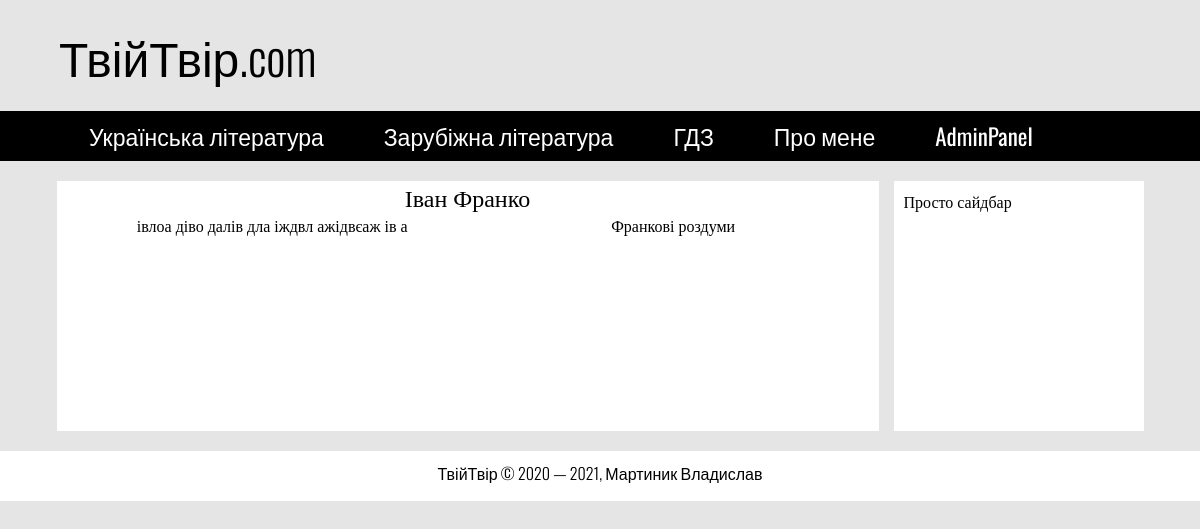
The page /authors/9 on the database its author committed.
### tables this page shows
CREATE TABLE `authors` (
  `id` int NOT NULL,
  `first_name` varchar(255) NOT NULL COMMENT 'Ім''я письменника',
  `last_name` varchar(255) NOT NULL COMMENT 'Прізвище письменника',
  `short_biography` text NOT NULL COMMENT 'Коротка частина біографії',
  `biography` text NOT NULL COMMENT 'Біографія'
);

CREATE TABLE `writings` (
  `writing_id` int NOT NULL COMMENT 'ID твору',
  `author_id` int NOT NULL COMMENT 'ID автора',
  `title` varchar(255) NOT NULL COMMENT 'Назва твору',
  `full_text` text NOT NULL COMMENT 'Текст твору'
);

### config/routes.php (called while the page is built)
<?php
return array(
	'login' => 'login/index',
	'admnpanel/addauthor' => 'adminpanel/addauthor',
	'admnpanel/addwriting' => 'adminpanel/addwriting',
	'admnpanel/update/author/([1-9]+)' => 'adminpanel/updateauthor/$1',
	'admnpanel/update/writing/([1-9]+)' => 'adminpanel/updatewriting/$1',
	'admnpanel/update' => 'adminpanel/update',
	'admnpanel/delete/author/([1-9]+)' => 'adminpanel/deleteAuthor/$1',
	'admnpanel/delete/writing/([1-9]+)' => 'adminpanel/deleteWriting/$1',
	'admnpanel/delete' => 'adminpanel/delete',
	'admnpanel/select/author/([1-9]+)' => 'adminpanel/selectAuthor/$1',
	'admnpanel/select/writing/([1-9]+)' => 'adminpanel/selectWriting/$1',
	'admnpanel/logout' => 'adminpanel/logout',
	'admnpanel' => 'adminpanel/index',
 	'authors/([1-9]+)' => 'authors/view/$1',
	'authors' => 'authors/index',
	'writings/([1-9]+)' => 'writings/view/$1',
	'' => 'site/index',
);

### index.php (called while the page is built, shortened)
<?php
require_once(ROOT.'/components/Router.php');
$router = new Router();
$router->run();

### models/Authors.php (called while the page is built, shortened)
<?php
class Authors
{
  public static function getAuthorNameById($id)
  {
    $id = intval($id);
    if ($id) {
      $db = Db::getConnection();
      $result = $db->query("SELECT first_name, last_name, biography FROM authors WHERE id=" . $id);
      $authorName = $result->fetch(PDO::FETCH_ASSOC);
      return $authorName;
    }
  }
  public static function getAuthorsById($id)
  {
    $id = intval($id);
    if ($id) {
      $db = Db::getConnection();
      $result = $db->query("SELECT * FROM writings WHERE author_id=" . $id);
      $i = 0;
      while ($row = $result->fetch() ) {
        $writingList[$i]['writing_id'] = $row['writing_id'];
        $writingList[$i]['author_id'] = $row['author_id'];
        $writingList[$i]['title'] = $row['title'];
        $writingList[$i]['full_text'] = $row['full_text'];
        $i++;
      }
      return $writingList;
    }
  }
}

### views/Authors/authorInfo.php (the view)
<?php require_once(ROOT.'/views/header.php') ?>
      <div class="row">
        <div class="content">
          <h2 class="content-name"><?php echo $author['first_name'] . ' ' . $author['last_name'] ?></h2>
            <div class="content-text">
              <div class="biography">
                <?php echo $author['biography'] ?>
              </div>
              <div class="writings-list">
              <nav class="content-menu">
                <?php foreach ($writingList as $writing) :?>
                  <a href="/writings/<?php echo $writing['writing_id']?>"><?php echo $writing['title']?></a><br>
                <?php endforeach;?>
              </nav>
            </div>
            </div>
        </div>
        <div class="sidebar">
          <?php require_once(ROOT.'/views/sidebar.php') ?>
        </div>
      </div>
      <div class="footer">
        <?php require_once(ROOT.'/views/footer.php') ?>
      </div>
    </div>
  </body>
</html>

### components/Router.php (shortened to what this page needs)
<?php
class Router
{
	private $routes;
	public function __construct()
	{
		$routesPath = ROOT.'/config/routes.php';
		$this->routes = include($routesPath);
	}
	private function getURI()
	{
		if (!empty($_SERVER['REQUEST_URI'])) {
		return trim($_SERVER['REQUEST_URI'], '/');
		}
	}
	public function run()
	{
		$uri = $this->getURI();
		foreach ($this->routes as $uriPattern => $path) {
			if(preg_match("~$uriPattern~", $uri)) {
				$internalRoute = preg_replace("~$uriPattern~", $path, $uri);
				$segments = explode('/', $internalRoute);
				$controllerName = array_shift($segments).'Controller';
				$actionName = 'action'.ucfirst((array_shift($segments)));
				$paremeters = $segments;
				$controllerObject = new $controllerName;
				$result = call_user_func_array(array($controllerObject, $actionName), $paremeters);
				if ($result != null) {
					break;
				}
			}
		}
	}
}

### views/header.php (shortened to what this page needs)
<!DOCTYPE html>
<html lang="uk">
  <head>
    <link rel="stylesheet" href="../css/style.css">
  </head>
  <body>
    <div class="wrapper">
      <div class="header">
        <div class="header-top">
          <a href="/" class="logo">ТвійТвір.com</a>
        </div>
        <div class="header-bottom">
          <nav class="menu">
            <ul class="topmenu">
                <li><a href="/authors/">Українська література</a></li>
                <li><a href="">Зарубіжна література</a></li>
                <li><a href="">ГДЗ</a></li>
                <li><a href="">Про мене</a></li>
                <li><a href="/login">AdminPanel</a></li>
            </ul>
          </nav>
        </div>
      </div>

### views/sidebar.php
Просто сайдбар

### views/footer.php
<p class="foot-info">ТвійТвір © 2020 — 2021, Мартиник Владислав</p>

### css/style.css (style rules this page uses)
* { box-sizing: border-box; }
body { background: #e5e5e5; font-size: 100%; margin: 0 auto; }
.header { display: flex; flex-direction: column; }
.header-top { text-align: left; }
.header a { text-decoration: none; display: block; }
.logo { color: black; font-size: 3em; padding: 20px 0; max-width: 1370px; width: 100%; margin: 0 auto; font-family: 'Oswald', sans-serif; font-weight: 300; }
.header-bottom { background: black; }
.menu { display: table; max-width: 1370px; width: 100%; margin: 0 auto; }
.menu > ul { list-style: none; margin: 0; padding: 0; }
.topmenu::after { content: ""; display: table; clear: both; }
.topmenu > li { float: left; position: relative; }
.topmenu > li > a { font-family: 'Oswald', sans-serif; font-weight: 400; font-size: 23px; color: white; padding: 8px 30px; }
.row { width: 100%; max-width: 1370px; padding: 0px; margin: 20px auto; display: flex; justify-content: center; align-items: flex-start; }
.row div { background: white; color: black; text-align: left; }
.content { min-height: 250px; max-width: 1090px; width: 80%; font-family: 'Roboto Slab', serif; margin-right: 30px; }
.content-name { font-weight: 500; text-align: center; margin: 1px; }
.content-text { padding: 0 10px; display: flex; justify-content: space-around; }
.content-menu { text-align: center; min-width: 250px; }
.content-menu a { text-decoration:none; padding:2px 20px; color:black; }
.sidebar { width: 19%; max-width: 250px; min-height: 250px; padding: 10px; font-family: 'Roboto Slab', serif; }
.footer { margin: 0 auto; width: 100%; min-height: 50px; background: white; text-align: center; font-family: 'Oswald', sans-serif; font-weight: 300; }
.foot-info { padding-top: 10px; }
@media screen and (min-width:1110px) and (max-width:1370px) { body { margin: 0 auto; } }
@media screen and (min-width:1110px) and (max-width:1370px) { .content { width: 60%; min-width: 822px; margin-right: 15px; } }
@media screen and (min-width:1110px) and (max-width:1370px) { .logo { width: 79%; min-width: 1082px; } }
@media screen and (min-width:1110px) and (max-width:1370px) { .menu { min-width: 1082px; width: 79%; } }
@media screen and (min-width:1110px) and (max-width:1370px) { .sidebar { min-width: 250px; } }

### rows shown on the page
authors: first_name "Іван", last_name "Франко", biography "івлоа діво далів дла іждвл ажідвєаж ів а"
writings: title "Франкові роздуми"
